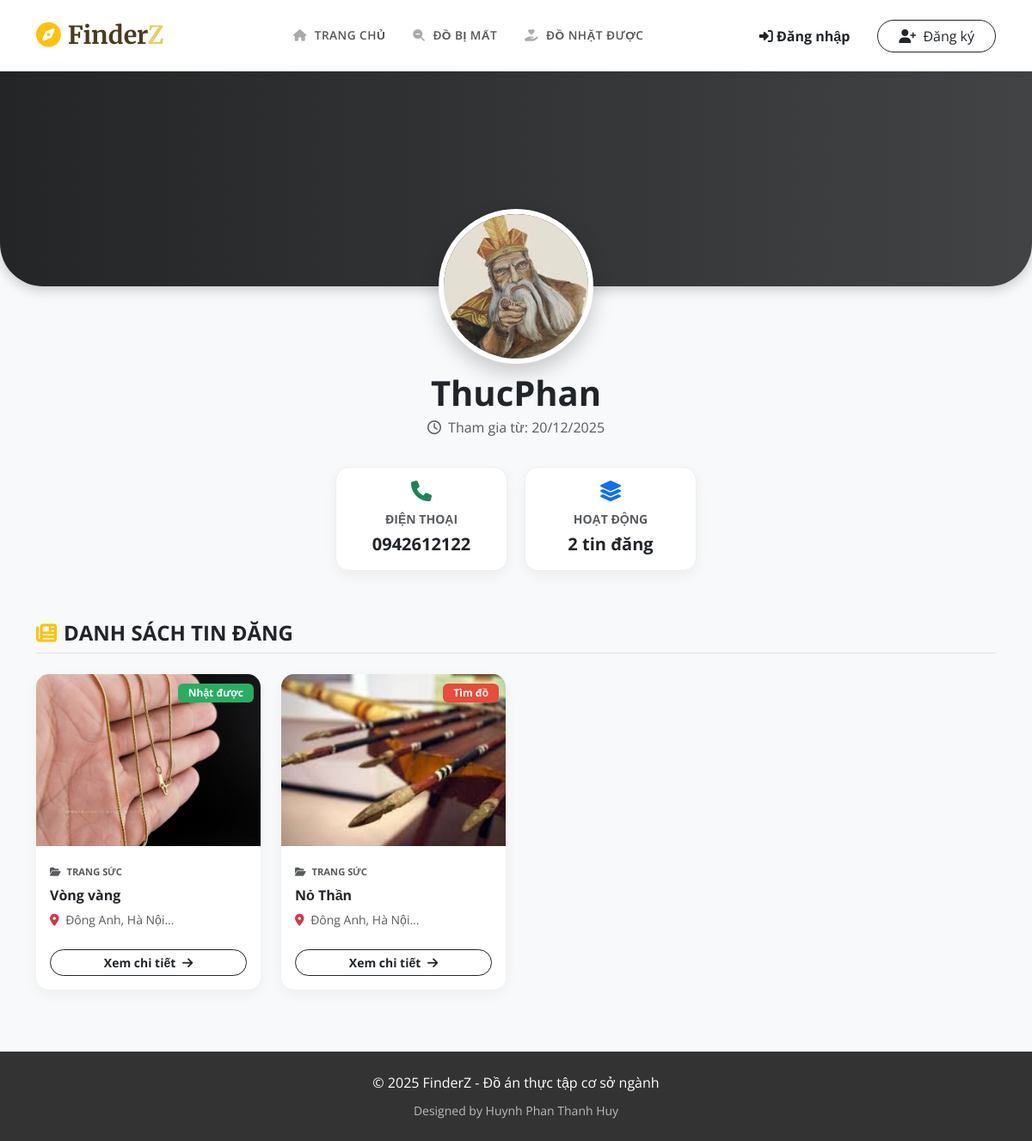
The app's page /user.php?id=16 with its own data.
### tables this page shows
CREATE TABLE `users` (
  `id` int(11) NOT NULL,
  `full_name` varchar(100) NOT NULL,
  `email` varchar(100) NOT NULL,
  `phone_number` varchar(20) DEFAULT NULL,
  `password` varchar(255) NOT NULL,
  `phone` varchar(20) DEFAULT NULL,
  `address` varchar(255) DEFAULT NULL,
  `created_at` timestamp NOT NULL DEFAULT current_timestamp(),
  `avatar` varchar(255) DEFAULT 'default_avatar.png',
  `role` int(11) DEFAULT 0,
  `is_locked` int(11) DEFAULT 0,
  `locked_until` datetime DEFAULT NULL
);

CREATE TABLE `posts` (
  `id` int(11) NOT NULL,
  `user_id` int(11) DEFAULT NULL,
  `type` varchar(50) NOT NULL COMMENT 'lost hoặc found',
  `title` varchar(255) NOT NULL,
  `category` varchar(100) NOT NULL,
  `address` varchar(255) NOT NULL,
  `lost_date` date NOT NULL,
  `image` varchar(255) NOT NULL,
  `description` text NOT NULL,
  `status` tinyint(1) DEFAULT 1,
  `created_at` timestamp NOT NULL DEFAULT current_timestamp()
);

### user.php (the view, shortened to what this page needs)
<?php
require_once 'config/db.php';
include 'includes/header.php';
$user_id = intval($_GET['id']);
$sql_user = "SELECT full_name, avatar, email, phone, address, created_at FROM users WHERE id = $user_id";
$result_user = mysqli_query($conn, $sql_user);
$user_info = mysqli_fetch_assoc($result_user);
$sql_posts = "SELECT * FROM posts WHERE user_id = $user_id ORDER BY created_at DESC";
$result_posts = mysqli_query($conn, $sql_posts);
?>
<div class="user-cover">
    <?php
        $avatar_url = !empty($user_info['avatar']) ? "uploads/".$user_info['avatar'] : "uploads/default_avatar.png";
    ?>
    <img src="<?php echo $avatar_url; ?>" class="user-avatar-large">
</div>
<div class="container text-center mb-5">
    <h2 class="fw-bold mb-1 display-6">
        <?php echo !empty($user_info['full_name']) ? $user_info['full_name'] : 'Thành viên'; ?>
    </h2>
    <p class="text-muted mb-4">
        <i class="fa-regular fa-clock me-1"></i> Tham gia từ: <?php echo date('d/m/Y', strtotime($user_info['created_at'])); ?>
    </p>
    <div class="d-flex justify-content-center flex-wrap">
        <?php if(!empty($user_info['phone'])): ?>
            <div class="info-card">
                <i class="fa-solid fa-phone info-icon text-success"></i>
                <div class="text-muted small text-uppercase fw-bold">Điện thoại</div>
                <div class="fw-bold fs-5 text-dark mt-1"><?php echo $user_info['phone']; ?></div>
            </div>
        <?php endif; ?>
        <div class="info-card">
            <i class="fa-solid fa-layer-group info-icon text-primary"></i>
            <div class="text-muted small text-uppercase fw-bold">Hoạt động</div>
            <div class="fw-bold fs-5 text-dark mt-1"><?php echo mysqli_num_rows($result_posts); ?> tin đăng</div>
        </div>
    </div>
</div>
<div class="container mb-5">
    <div class="d-flex align-items-center mb-4 pb-2 border-bottom">
        <h4 class="fw-bold text-uppercase m-0">
            <i class="fa-solid fa-newspaper me-2 text-warning"></i>Danh sách tin đăng
        </h4>
    </div>
    <div class="row">
        <?php if (mysqli_num_rows($result_posts) > 0): ?>
            <?php while ($row = mysqli_fetch_assoc($result_posts)): ?>
                <div class="col-md-6 col-lg-3 mb-4">
                    <div class="card h-100 post-card">
                        <div class="position-relative">
                            <?php
                                $img_url = !empty($row['image']) ? "uploads/".$row['image'] : "https://via.placeholder.com/300x200?text=No+Image";
                            ?>
                            <img src="<?php echo $img_url; ?>" class="card-img-top">
                            <div class="position-absolute top-0 end-0 m-2">
                                <?php if($row['status'] == 0): ?>
                                    <span class="badge bg-secondary shadow-sm"><i class="fa-solid fa-check me-1"></i>Đã tìm được</span>
                                <?php elseif($row['type'] == 'lost'): ?>
                                    <span class="badge badge-lost shadow-sm">Tìm đồ</span>
                                <?php else: ?>
                                    <span class="badge badge-found shadow-sm">Nhặt được</span>
                                <?php endif; ?>
                            </div>
                        </div>
                        <div class="card-body">
                            <small class="text-muted text-uppercase fw-bold" style="font-size: 0.7rem;">
                                <i class="fa-solid fa-folder-open me-1"></i> <?php echo $row['category']; ?>
                            </small>
                            <h6 class="card-title fw-bold mt-2 text-truncate"><?php echo $row['title']; ?></h6>
                            <p class="card-text small text-muted">
                                <i class="fa-solid fa-location-dot text-danger me-1"></i>
                                <?php echo substr($row['address'], 0, 25) . '...'; ?>
                            </p>
                            <a href="chitiet.php?id=<?php echo $row['id']; ?>" class="btn btn-sm btn-outline-dark w-100 rounded-pill mt-2 fw-bold">
                                Xem chi tiết <i class="fa-solid fa-arrow-right ms-1"></i>
                            </a>
                        </div>
                    </div>
                </div>
            <?php endwhile; ?>
        <?php endif; ?>
    </div>
</div>
<?php include 'includes/footer.php'; ?>

### includes/header.php (style rules this page uses)
body { font-family: 'Open Sans', sans-serif; background-color: #f8f9fa; }

### user.php (style rules this page uses)
.user-cover { background: linear-gradient(to right, #232526, #414345); height: 250px; border-radius: 0 0 50px 50px; margin-bottom: 100px; position: relative; box-shadow: 0 4px 15px rgba(0,0,0,0.2); }
.user-avatar-large { width: 180px; height: 180px; border-radius: 50%; border: 6px solid #fff; object-fit: cover; box-shadow: 0 10px 25px rgba(0,0,0,0.2); position: absolute; left: 50%; transform: translateX(-50%); bottom: -90px; background: white; }
.info-card { background: white; border: 1px solid #eee; border-radius: 15px; padding: 15px 25px; min-width: 200px; box-shadow: 0 5px 15px rgba(0,0,0,0.05); transition: transform 0.3s; display: inline-block; margin: 10px; }
.info-icon { font-size: 24px; margin-bottom: 10px; display: block; }
.post-card { transition: transform 0.3s; border: none; border-radius: 15px; overflow: hidden; box-shadow: 0 5px 15px rgba(0,0,0,0.05); }
.card-img-top { height: 200px; object-fit: cover; }
.badge-lost { background-color: #e74c3c; color: white; padding: 5px 12px; }
.badge-found { background-color: #27ae60; color: white; padding: 5px 12px; }

### records on screen
users: avatar (picture), full_name "ThucPhan", created_at "20/12/2025", phone "0942612122"
posts: image (picture), status "Nhặt được", category "TRANG SỨC", title "Vòng vàng", address "Đông Anh, Hà Nội"
posts: image (picture), status "Tìm đồ", category "TRANG SỨC", title "Nỏ Thần", address "Đông Anh, Hà Nội"

### other values on screen
mysqli_num_rows($result_posts) "2"
